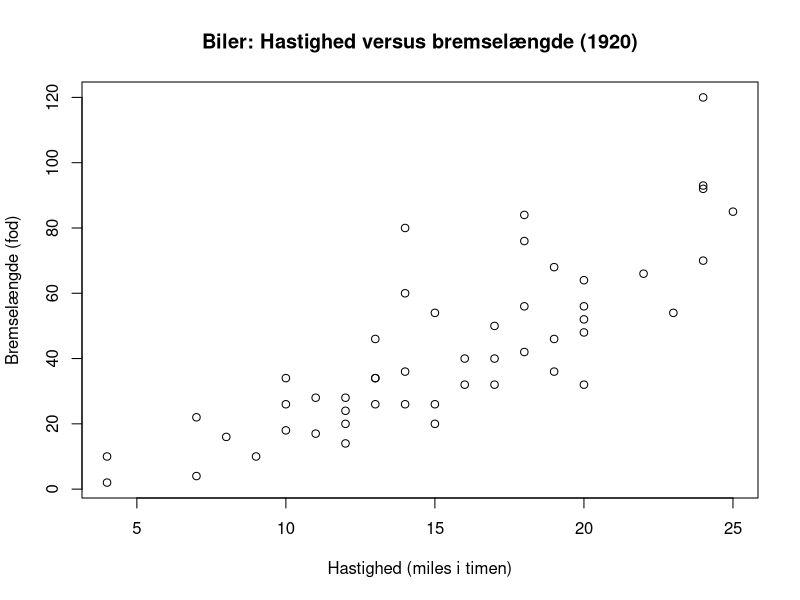
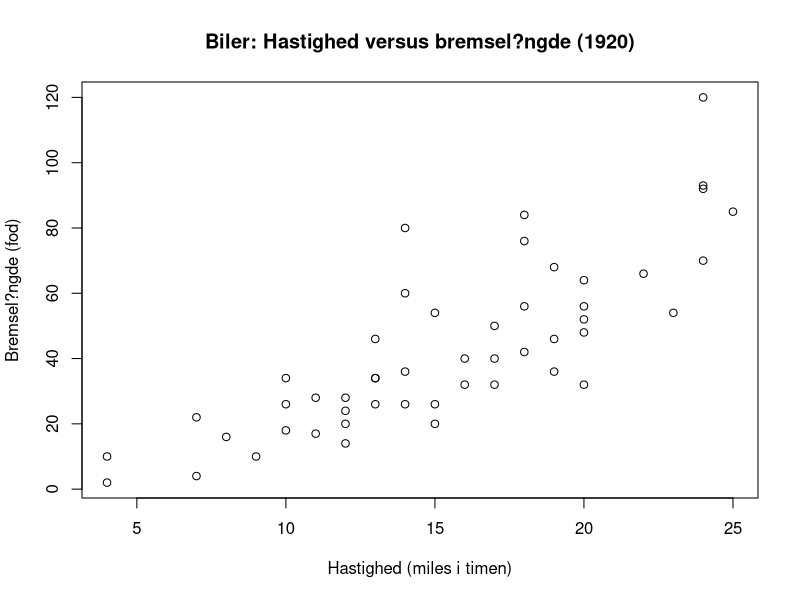

The R script that drew these images, in order:
# Ved kald af plot:
# - Brug main-argumentet til en titel
# - Brug xlab-argumentet til en etiket p? x-aksen
# - Brug ylab-argumentet til en etiket p? y-aksen

# Tilf?j en titel og etiketter, s? plottet bliver mere interessant og lettere at fortolke
plot(cars,
     main = "Biler: Hastighed versus bremselængde (1920)",
     xlab = "Hastighed (miles i timen)",
     ylab = "Bremselængde (fod)")

# Alternativt kan en titel og etiketter f?rst udelades og efterf?lgende tilf?jes med et kald til title-funktionen
plot(cars, ann = FALSE)
title(main = "Biler: Hastighed versus bremsel?ngde (1920)", xlab = "Hastighed (miles i timen)", ylab = "Bremsel?ngde (fod)")
# Titlen fort?ller os noget om plottet og etiketterne indeholder nu m?leenheder

# Ovenst?ende er klare forbedringer i forhold til plottet, som vi fremstillede i forrige fil